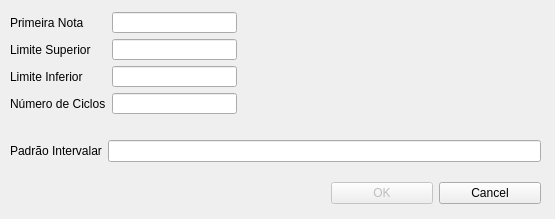
<?xml version="1.0" encoding="UTF-8"?>
<ui version="4.0">
 <class>SymmetricClichesForm</class>
 <widget class="QWidget" name="SymmetricClichesForm">
  <property name="geometry">
   <rect>
    <x>0</x>
    <y>0</y>
    <width>555</width>
    <height>219</height>
   </rect>
  </property>
  <property name="windowTitle">
   <string>Clichês Simétricos - Configuração</string>
  </property>
  <widget class="QWidget" name="layoutWidget">
   <property name="geometry">
    <rect>
     <x>10</x>
     <y>12</y>
     <width>227</width>
     <height>102</height>
    </rect>
   </property>
   <layout class="QHBoxLayout" name="horizontalLayout">
    <item>
     <layout class="QVBoxLayout" name="verticalLayout_2">
      <item>
       <widget class="QLabel" name="labelPrimeiraNota">
        <property name="text">
         <string>Primeira Nota</string>
        </property>
       </widget>
      </item>
      <item>
       <widget class="QLabel" name="labelLimiteSuperior">
        <property name="text">
         <string>Limite Superior</string>
        </property>
       </widget>
      </item>
      <item>
       <widget class="QLabel" name="labelLimiteInferior">
        <property name="text">
         <string>Limite Inferior</string>
        </property>
       </widget>
      </item>
      <item>
       <widget class="QLabel" name="labelNumeroCiclos">
        <property name="text">
         <string>Número de Ciclos</string>
        </property>
       </widget>
      </item>
     </layout>
    </item>
    <item>
     <layout class="QVBoxLayout" name="verticalLayout">
      <item>
       <widget class="QLineEdit" name="lineEditFirstPitch"/>
      </item>
      <item>
       <widget class="QLineEdit" name="lineEditLimiteSuperior"/>
      </item>
      <item>
       <widget class="QLineEdit" name="lineEditLimiteInferior"/>
      </item>
      <item>
       <widget class="QLineEdit" name="lineEditNumeroCiclos">
        <property name="inputMask">
         <string/>
        </property>
       </widget>
      </item>
     </layout>
    </item>
   </layout>
  </widget>
  <widget class="QWidget" name="layoutWidget">
   <property name="geometry">
    <rect>
     <x>10</x>
     <y>140</y>
     <width>531</width>
     <height>22</height>
    </rect>
   </property>
   <layout class="QHBoxLayout" name="horizontalLayout_2">
    <item>
     <widget class="QLabel" name="labelPadraoIntervalar">
      <property name="text">
       <string>Padrão Intervalar</string>
      </property>
     </widget>
    </item>
    <item>
     <widget class="QLineEdit" name="lineEditPadraoIntervalar"/>
    </item>
   </layout>
  </widget>
  <widget class="QWidget" name="layoutWidget">
   <property name="geometry">
    <rect>
     <x>10</x>
     <y>180</y>
     <width>531</width>
     <height>27</height>
    </rect>
   </property>
   <layout class="QHBoxLayout" name="horizontalLayout_4" stretch="3,2">
    <item>
     <widget class="QLabel" name="labelInfo">
      <property name="text">
       <string/>
      </property>
      <property name="alignment">
       <set>Qt::AlignCenter</set>
      </property>
     </widget>
    </item>
    <item>
     <layout class="QHBoxLayout" name="horizontalLayout_3">
      <item>
       <widget class="QPushButton" name="pushButtonOK">
        <property name="enabled">
         <bool>false</bool>
        </property>
        <property name="text">
         <string>OK</string>
        </property>
       </widget>
      </item>
      <item>
       <widget class="QPushButton" name="pushButtonCancel">
        <property name="text">
         <string>Cancel</string>
        </property>
       </widget>
      </item>
     </layout>
    </item>
   </layout>
  </widget>
 </widget>
 <resources/>
 <connections/>
</ui>
